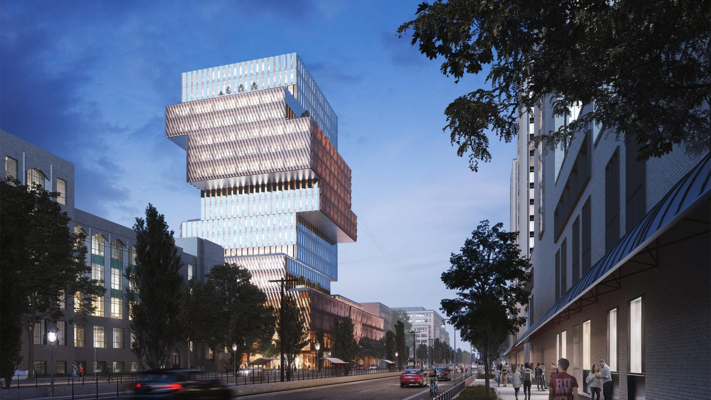
#> input picture Lecture Notes/lecture_07/cds.png, 711 x 400 px
$ jupyter execute lecture_07.ipynb
#> lines starting #> are read from the running program, lines starting #| are printed output that depends on the picture; long printed decimals are rounded
# DS-210: Programming for Data Science

# Lecture 7:<br>&nbsp;&nbsp;&nbsp;• Clustering<br>&nbsp;&nbsp;&nbsp;• $k$–means with SciPy

## Attendance Poll: https://piazza.com/class/lcozftbxn0cy9/post/36

## Clustering

### General idea

- **Input:** set of objects
- Some information about relationship between them
- **Goal:** partition the objects into groups of similar objects

<br><br>
<div align="center">
    <b>Clearly: unsupervised learning</b>
</div>

### Why clustering?

* Discover similar cases<br>

* Make sense of data<br>

* Reduce data size<br>

## Examples of popular types of clustering

* correlation clustering (discovers the optimal number of clusters on its own, does not make sense for all problems but can be useful if the optimization metric rewards the creation of clusters with multiple points).

* Hierarchical clustering (HC). Can be bottoms up (agglomerative: merge points into clusters), or top down (divisive: divide clusters into subclusters).  $k$-means (to be covered today) is a divisive clustering algorithm.

## $k$–means

* $k$ is the target number of clusters<br><br>

* **Input:** set $S$ of points in $\mathbb R^n$<br><br>

* **Euclidean between points:**
$$\mbox{dist}(x,y) = \sqrt{\sum_{i=1}^{n} (x_i - y_i)^2}$$

* **Ideal solution:** set $\mathcal C \subseteq \mathbb R^n$ of $k$ points that minimize
$$\sum_{x \in S} \min_{c \in \mathcal C}
(\mbox{dist}(x,c))^2$$<br><br>
(points in $\mathcal C$ are <i>cluster centers</i>)

* **Clusters:**
  - Assign each point $x \in S$ to the closest $c \in \mathcal C$
  - One cluster for each $c \in \mathcal C$:<br>the points assigned to it

### Reality

* [NP–hard](https://www.imsc.res.in/~meena/papers/kmeans.pdf)

* Likely exponential time needed

### Typical heuristic

  1. *Seeding*: Start from some solution $\mathcal C$

  1. Keep improving $\mathcal C$ until satisfied

## Part 1: Initial solution (seeding)

### Example 1: random assignment

* Option 1: select $k$ points from $S$
  - likely to focus on the more populous parts of the data set

* Option 2: select $k$ points from the area to which points belong
  - points might end up outside of the area of interest
  - points may not be a minimum for any point in $S$

### Example 2: $k$–means$++$

* very popular heuristic

* iterative (i.e., add points one by one):

  - given current $\mathcal C$, assign weights to all points in $S$

  - $\mbox{weight(x)} = \min_{c \in \mathcal C} (\mbox{dist}(x,c))^2$

  - draw next point with probabilities proportional to the weights

* relatively good approximation in expectation
* If you want the gory details: http://ilpubs.stanford.edu:8090/778/1/2006-13.pdf

## Part 2: Iterative improvement

### Typical iteration

* Assign each point in $x \in S$ to the closest center $c \in \mathcal C$

* For each $c \in \mathcal C$:
  - let $S_c$ be points assigned to $C$
  - move $c$ to
    $$ \frac{1}{|S_c|}\sum_{y \in S_c} y$$
    if $S_c$ is not empty
  - Note: the new location minimizes
  $$\sum_{x \in S_c} (\mbox{dist}(x,c))^2$$
  - You can also some noise to the calculation of $c$ to improve odds of avoiding local minima.

### When to stop

* fixed number of steps?

* the solution has stopped improving?

### General problems

* may get stuck in a local minimum

* may improve very slowly

* possibly good ideas:
  - try different seeding methods
  - run multiple times from different starting points

## Example: Reduce number of colors in an image

[cell 1]
# PIL usually distributed as "Pillow"
# If you don't have it: pip3 install Pillow
from PIL import Image
import numpy as np
image = Image.open("cds.png")
#> image is the input picture: PIL image 711x400 RGBA; mean R, G, B, A 84.9, 95.1, 117, 255
image

### Typical color representation: RGB

* $(\mbox{red},\mbox{green},\mbox{blue})$, each in $0\ldots255$
* `uint8` = 8 bits = 1 byte

[cell 2]
# Turn the image into a numpy array
arr = np.asarray(image)
print(arr.shape)
#| (400, 711, 4)
## drop additional transparency channel (alpha)
arr = arr[:,:,:3]
print(arr.shape)
#| (400, 711, 3)
arr

## Example: Reduce number of colors in an image

[cell 3]
# save dimensions
height,width,color_dim = arr.shape
#> height = 400; width = 711; color_dim = 3
# turn into a "1D" array of pixels
arr = arr.reshape(400*711,color_dim)
arr

[cell 4]
from scipy.cluster.vq import kmeans, kmeans2
arr = arr.astype(np.float32)
codebook,_ = kmeans(arr,2)
#> codebook = [[46.02, 45.89, 52.56], [132.8, 155.9, 196.6]]
codebook2,_ = kmeans2(arr,2,minit='++')
#> codebook2 = [[46.02, 45.9, 52.57], [132.8, 155.9, 196.6]]
codebook3 = np.array([[200,200,50], [50,50,200]])
print(codebook)
#| [[ 46.018  45.894   52.564 ]
#|  [132.782  155.895  196.609 ]]
print(codebook2)
#| [[ 46.022  45.898  52.568]
#|  [132.785 155.899 196.615]]
print(codebook3)

## Example: Reduce number of colors in an image

[cell 5]
# assign closest center to each pixel
from scipy.cluster.vq import vq
# create new array the tells use which codebook entry
# is to be used for each pixel
encoding,_ = vq(arr,codebook)
encoding2,_ = vq(arr,codebook2)
encoding3,_ = vq(arr,codebook3)
print(encoding)
#> (printed output is left out)
print(encoding2)
#> (printed output is left out)
print(encoding3)
#> (printed output is left out)

[cell 6]
# make color coordinates small integers
codebook = codebook.astype(np.uint8)
#> codebook = [[46, 45, 52], [132, 155, 196]]
codebook2 = codebook2.astype(np.uint8)
#> codebook2 = [[46, 45, 52], [132, 155, 196]]
codebook3 = codebook3.astype(np.uint8)
print(codebook)
#| [[ 46  45  52]
#|  [132 155 196]]
print(codebook2)
#| [[ 46  45  52]
#|  [132 155 196]]
print(codebook3)

[cell 7]
# Build new array by map entries to closest colors
newarr = [codebook[entry] for entry in encoding]
#> newarr = 284400 items
newarr = np.array(newarr)
print(newarr.shape)
#| (284400, 3)
newarr2 = [codebook2[entry] for entry in encoding2]
#> newarr2 = 284400 items
newarr2 = np.array(newarr2)
print(newarr2.shape)
#| (284400, 3)
newarr3 = [codebook3[entry] for entry in encoding3]
#> newarr3 = 284400 items
newarr3 = np.array(newarr3)
print(newarr3.shape)
#| (284400, 3)
rng = np.random.default_rng()
newarr4 = [codebook3[int(rng.random(1)*2)] for entry in encoding3]
#> newarr4 = 284400 items
newarr4 = np.array(newarr4)
print(newarr4.shape)
#| (284400, 3)

[cell 8]
# Make the new arrays to be the right shape
newarr = newarr.reshape(height,width,color_dim)
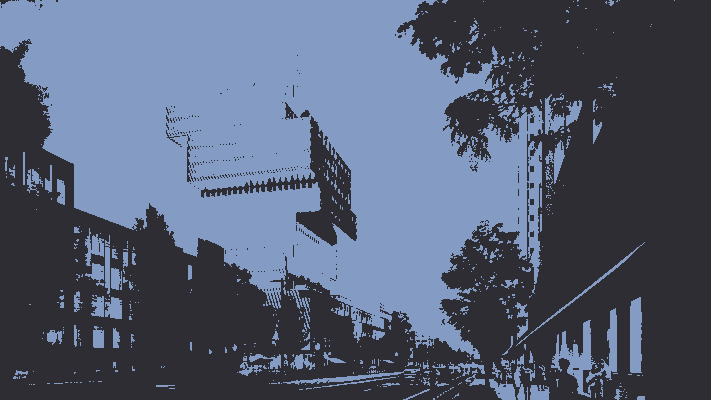
#> newarr: shape (400, 711, 3); mean of channels 0, 1, 2 84.5, 94.2, 116.5; drawn as R, G, B
newarr2 = newarr2.reshape(height,width,color_dim)
newarr3 = newarr3.reshape(height,width,color_dim)
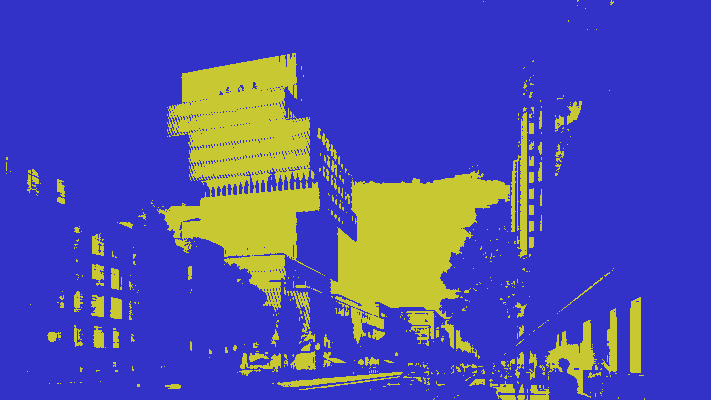
#> newarr3: shape (400, 711, 3); mean of channels 0, 1, 2 77.7, 77.7, 172.3; drawn as R, G, B
newarr4 = newarr4.reshape(height,width,color_dim)
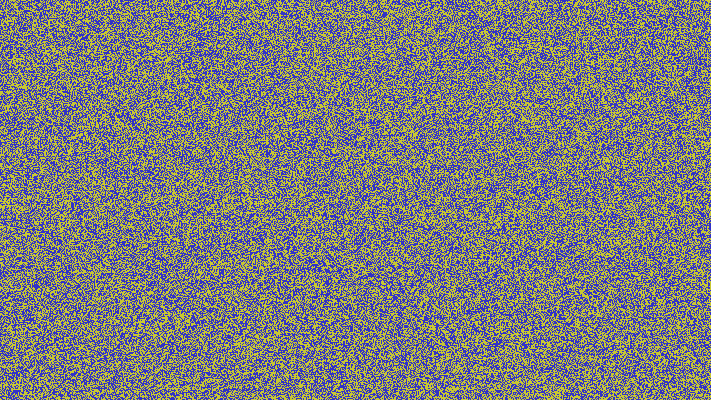
#> newarr4: shape (400, 711, 3); mean of channels 0, 1, 2 124.8, 124.8, 125.2; drawn as R, G, B
